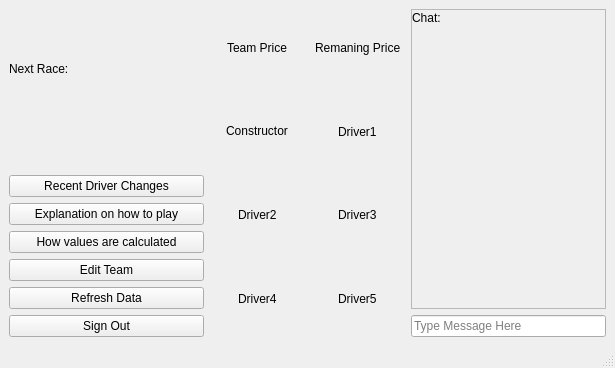
<?xml version="1.0" encoding="UTF-8"?>
<ui version="4.0">
 <class>F1Fantasy</class>
 <widget class="QMainWindow" name="F1Fantasy">
  <property name="enabled">
   <bool>true</bool>
  </property>
  <property name="geometry">
   <rect>
    <x>0</x>
    <y>0</y>
    <width>615</width>
    <height>368</height>
   </rect>
  </property>
  <property name="sizePolicy">
   <sizepolicy hsizetype="Preferred" vsizetype="Preferred">
    <horstretch>1</horstretch>
    <verstretch>1</verstretch>
   </sizepolicy>
  </property>
  <property name="minimumSize">
   <size>
    <width>495</width>
    <height>368</height>
   </size>
  </property>
  <property name="maximumSize">
   <size>
    <width>16777215</width>
    <height>16777215</height>
   </size>
  </property>
  <property name="sizeIncrement">
   <size>
    <width>1</width>
    <height>1</height>
   </size>
  </property>
  <property name="tabletTracking">
   <bool>false</bool>
  </property>
  <property name="windowTitle">
   <string>MainWindow</string>
  </property>
  <widget class="QWidget" name="centralwidget">
   <property name="sizePolicy">
    <sizepolicy hsizetype="Preferred" vsizetype="Preferred">
     <horstretch>1</horstretch>
     <verstretch>1</verstretch>
    </sizepolicy>
   </property>
   <property name="maximumSize">
    <size>
     <width>16777215</width>
     <height>557</height>
    </size>
   </property>
   <property name="sizeIncrement">
    <size>
     <width>1</width>
     <height>1</height>
    </size>
   </property>
   <property name="tabletTracking">
    <bool>false</bool>
   </property>
   <property name="focusPolicy">
    <enum>Qt::TabFocus</enum>
   </property>
   <property name="contextMenuPolicy">
    <enum>Qt::DefaultContextMenu</enum>
   </property>
   <property name="acceptDrops">
    <bool>false</bool>
   </property>
   <property name="layoutDirection">
    <enum>Qt::LeftToRight</enum>
   </property>
   <property name="autoFillBackground">
    <bool>false</bool>
   </property>
   <layout class="QGridLayout" name="gridLayout_3">
    <item row="1" column="2">
     <layout class="QGridLayout" name="gridLayout_2">
      <property name="sizeConstraint">
       <enum>QLayout::SetNoConstraint</enum>
      </property>
      <item row="0" column="1">
       <layout class="QGridLayout" name="gridLayout">
        <property name="sizeConstraint">
         <enum>QLayout::SetMaximumSize</enum>
        </property>
        <item row="0" column="2" alignment="Qt::AlignHCenter|Qt::AlignVCenter">
         <widget class="QLabel" name="team_price">
          <property name="text">
           <string>Team Price</string>
          </property>
         </widget>
        </item>
        <item row="3" column="2" alignment="Qt::AlignHCenter">
         <widget class="QLabel" name="driver4">
          <property name="text">
           <string>Driver4</string>
          </property>
         </widget>
        </item>
        <item row="1" column="4" alignment="Qt::AlignHCenter">
         <widget class="QLabel" name="driver1">
          <property name="text">
           <string>Driver1</string>
          </property>
         </widget>
        </item>
        <item row="2" column="2" alignment="Qt::AlignHCenter">
         <widget class="QLabel" name="driver2">
          <property name="text">
           <string>Driver2</string>
          </property>
         </widget>
        </item>
        <item row="1" column="2" alignment="Qt::AlignHCenter|Qt::AlignVCenter">
         <widget class="QLabel" name="constructor">
          <property name="text">
           <string>Constructor</string>
          </property>
         </widget>
        </item>
        <item row="3" column="4" alignment="Qt::AlignHCenter">
         <widget class="QLabel" name="driver5">
          <property name="text">
           <string>Driver5</string>
          </property>
         </widget>
        </item>
        <item row="0" column="4" alignment="Qt::AlignHCenter|Qt::AlignVCenter">
         <widget class="QLabel" name="remaning_budget">
          <property name="text">
           <string>Remaning Price</string>
          </property>
         </widget>
        </item>
        <item row="2" column="4" alignment="Qt::AlignHCenter">
         <widget class="QLabel" name="driver3">
          <property name="text">
           <string>Driver3</string>
          </property>
         </widget>
        </item>
       </layout>
      </item>
      <item row="0" column="0">
       <layout class="QVBoxLayout" name="verticalLayout_4">
        <item>
         <widget class="QLabel" name="next_race">
          <property name="text">
           <string>Next Race:</string>
          </property>
         </widget>
        </item>
        <item>
         <spacer name="verticalSpacer">
          <property name="orientation">
           <enum>Qt::Vertical</enum>
          </property>
          <property name="sizeType">
           <enum>QSizePolicy::Preferred</enum>
          </property>
          <property name="sizeHint" stdset="0">
           <size>
            <width>20</width>
            <height>40</height>
           </size>
          </property>
         </spacer>
        </item>
        <item>
         <widget class="QPushButton" name="recent_driver_changes">
          <property name="text">
           <string>Recent Driver Changes</string>
          </property>
         </widget>
        </item>
        <item>
         <widget class="QPushButton" name="explain_htp">
          <property name="text">
           <string>Explanation on how to play</string>
          </property>
         </widget>
        </item>
        <item>
         <widget class="QPushButton" name="how_vac">
          <property name="text">
           <string>How values are calculated</string>
          </property>
         </widget>
        </item>
        <item>
         <widget class="QPushButton" name="edit_team">
          <property name="text">
           <string>Edit Team</string>
          </property>
         </widget>
        </item>
        <item>
         <widget class="QPushButton" name="refresh">
          <property name="text">
           <string>Refresh Data</string>
          </property>
         </widget>
        </item>
        <item>
         <widget class="QPushButton" name="sign_out">
          <property name="text">
           <string>Sign Out</string>
          </property>
         </widget>
        </item>
       </layout>
      </item>
      <item row="0" column="2">
       <layout class="QVBoxLayout" name="verticalLayout">
        <item>
         <widget class="QScrollArea" name="chat_output">
          <property name="enabled">
           <bool>true</bool>
          </property>
          <property name="sizePolicy">
           <sizepolicy hsizetype="Preferred" vsizetype="Preferred">
            <horstretch>0</horstretch>
            <verstretch>0</verstretch>
           </sizepolicy>
          </property>
          <property name="minimumSize">
           <size>
            <width>0</width>
            <height>0</height>
           </size>
          </property>
          <property name="contextMenuPolicy">
           <enum>Qt::DefaultContextMenu</enum>
          </property>
          <property name="autoFillBackground">
           <bool>true</bool>
          </property>
          <property name="verticalScrollBarPolicy">
           <enum>Qt::ScrollBarAsNeeded</enum>
          </property>
          <property name="widgetResizable">
           <bool>true</bool>
          </property>
          <widget class="QWidget" name="scrollAreaWidgetContents">
           <property name="geometry">
            <rect>
             <x>0</x>
             <y>0</y>
             <width>190</width>
             <height>273</height>
            </rect>
           </property>
           <widget class="QLabel" name="label">
            <property name="geometry">
             <rect>
              <x>0</x>
              <y>0</y>
              <width>220</width>
              <height>16</height>
             </rect>
            </property>
            <property name="sizePolicy">
             <sizepolicy hsizetype="Preferred" vsizetype="Fixed">
              <horstretch>0</horstretch>
              <verstretch>0</verstretch>
             </sizepolicy>
            </property>
            <property name="baseSize">
             <size>
              <width>0</width>
              <height>0</height>
             </size>
            </property>
            <property name="autoFillBackground">
             <bool>false</bool>
            </property>
            <property name="text">
             <string>Chat:</string>
            </property>
           </widget>
          </widget>
         </widget>
        </item>
        <item>
         <widget class="QLineEdit" name="chat_input">
          <property name="sizePolicy">
           <sizepolicy hsizetype="Preferred" vsizetype="Fixed">
            <horstretch>0</horstretch>
            <verstretch>0</verstretch>
           </sizepolicy>
          </property>
          <property name="styleSheet">
           <string notr="true">placeholder=&quot;Type Message here&quot;</string>
          </property>
          <property name="text">
           <string/>
          </property>
          <property name="placeholderText">
           <string>Type Message Here</string>
          </property>
         </widget>
        </item>
       </layout>
      </item>
     </layout>
    </item>
   </layout>
  </widget>
  <widget class="QMenuBar" name="menubar">
   <property name="geometry">
    <rect>
     <x>0</x>
     <y>0</y>
     <width>615</width>
     <height>22</height>
    </rect>
   </property>
  </widget>
  <widget class="QStatusBar" name="statusbar"/>
 </widget>
 <resources/>
 <connections/>
</ui>
